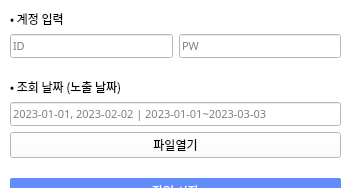
<?xml version="1.0" encoding="UTF-8"?>
<ui version="4.0">
 <class>MainWindow</class>
 <widget class="QMainWindow" name="MainWindow">
  <property name="geometry">
   <rect>
    <x>0</x>
    <y>0</y>
    <width>353</width>
    <height>188</height>
   </rect>
  </property>
  <property name="font">
   <font>
    <family>맑은 고딕</family>
    <weight>50</weight>
    <bold>false</bold>
   </font>
  </property>
  <property name="windowTitle">
   <string>CAU000</string>
  </property>
  <property name="windowIcon">
   <iconset>
    <normaloff>Img/icon.ico</normaloff>Img/icon.ico</iconset>
  </property>
  <property name="whatsThis">
   <string/>
  </property>
  <property name="styleSheet">
   <string notr="true">background-color: rgb(255, 255, 255);</string>
  </property>
  <property name="tabShape">
   <enum>QTabWidget::Rounded</enum>
  </property>
  <widget class="QWidget" name="centralwidget">
   <property name="font">
    <font>
     <family>맑은 고딕</family>
     <pointsize>8</pointsize>
    </font>
   </property>
   <widget class="QWidget" name="verticalLayoutWidget_2">
    <property name="geometry">
     <rect>
      <x>10</x>
      <y>10</y>
      <width>331</width>
      <height>193</height>
     </rect>
    </property>
    <layout class="QVBoxLayout" name="verticalLayout_1">
     <item>
      <layout class="QVBoxLayout" name="verticalLayout_2">
       <item>
        <widget class="QLabel" name="label_2">
         <property name="maximumSize">
          <size>
           <width>16777215</width>
           <height>20</height>
          </size>
         </property>
         <property name="font">
          <font>
           <family>맑은 고딕</family>
           <pointsize>9</pointsize>
           <weight>50</weight>
           <bold>false</bold>
          </font>
         </property>
         <property name="text">
          <string>• 계정 입력</string>
         </property>
        </widget>
       </item>
       <item>
        <layout class="QHBoxLayout" name="horizontalLayout_2">
         <item>
          <widget class="QLineEdit" name="lineEdit_id">
           <property name="font">
            <font>
             <family>맑은 고딕</family>
             <pointsize>8</pointsize>
             <weight>50</weight>
             <bold>false</bold>
            </font>
           </property>
           <property name="placeholderText">
            <string>ID</string>
           </property>
          </widget>
         </item>
         <item>
          <widget class="QLineEdit" name="lineEdit_pw">
           <property name="font">
            <font>
             <family>맑은 고딕</family>
             <pointsize>8</pointsize>
             <weight>50</weight>
             <bold>false</bold>
            </font>
           </property>
           <property name="echoMode">
            <enum>QLineEdit::Password</enum>
           </property>
           <property name="placeholderText">
            <string>PW</string>
           </property>
          </widget>
         </item>
        </layout>
       </item>
       <item>
        <spacer name="verticalSpacer_1">
         <property name="orientation">
          <enum>Qt::Vertical</enum>
         </property>
         <property name="sizeHint" stdset="0">
          <size>
           <width>20</width>
           <height>20</height>
          </size>
         </property>
        </spacer>
       </item>
       <item>
        <widget class="QLabel" name="label_5">
         <property name="maximumSize">
          <size>
           <width>16777215</width>
           <height>20</height>
          </size>
         </property>
         <property name="font">
          <font>
           <family>맑은 고딕</family>
           <pointsize>9</pointsize>
           <weight>50</weight>
           <bold>false</bold>
          </font>
         </property>
         <property name="text">
          <string>• 조회 날짜 (노출 날짜)</string>
         </property>
        </widget>
       </item>
       <item>
        <widget class="QLineEdit" name="lineEdit_Date">
         <property name="font">
          <font>
           <family>맑은 고딕</family>
           <pointsize>8</pointsize>
           <weight>50</weight>
           <bold>false</bold>
          </font>
         </property>
         <property name="placeholderText">
          <string>2023-01-01, 2023-02-02 | 2023-01-01~2023-03-03</string>
         </property>
        </widget>
       </item>
       <item>
        <widget class="QPushButton" name="loadFileBtn">
         <property name="text">
          <string>파일열기</string>
         </property>
        </widget>
       </item>
       <item>
        <spacer name="verticalSpacer_3">
         <property name="orientation">
          <enum>Qt::Vertical</enum>
         </property>
         <property name="sizeHint" stdset="0">
          <size>
           <width>20</width>
           <height>20</height>
          </size>
         </property>
        </spacer>
       </item>
       <item>
        <widget class="QPushButton" name="btn_start">
         <property name="font">
          <font>
           <family>맑은 고딕</family>
           <pointsize>9</pointsize>
           <weight>9</weight>
           <italic>false</italic>
           <bold>false</bold>
          </font>
         </property>
         <property name="styleSheet">
          <string notr="true">background-color: rgb(96, 141, 249);
font: 75 9pt &quot;맑은 고딕&quot;;
color: rgb(255, 255, 255);
border-radius:2px;
min-height:25px</string>
         </property>
         <property name="text">
          <string>작업 시작</string>
         </property>
        </widget>
       </item>
      </layout>
     </item>
    </layout>
   </widget>
  </widget>
 </widget>
 <resources/>
 <connections/>
</ui>
